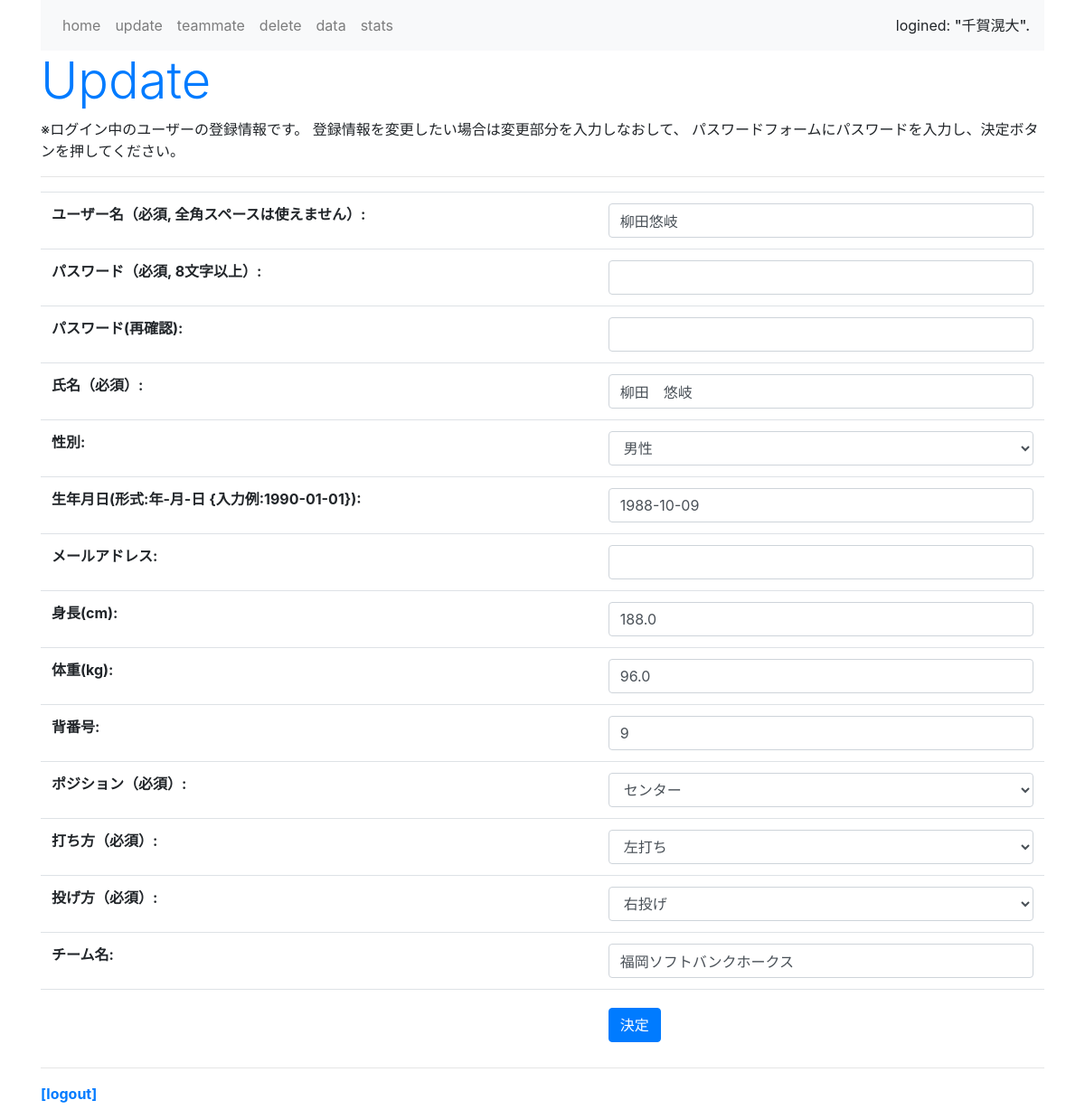
The page /update/35 (signed in) on the database its author committed.
### baseball_app/models.py (models this page shows, shortened)
class Profile(models.Model):
    GENDER_CHOICES = (
        ('man', '男性'),
        ('woman', '女性'),
        ('other', 'その他'),
    )
    POSITION_CHOICES = (
        ('pitcher', 'ピッチャー'),
        ('catcher', 'キャッチャー'),
        ('first', 'ファースト'),
        ('second', 'セカンド'),
        ('third', 'サード'),
        ('short', 'ショート'),
        ('left', 'レフト'),
        ('center', 'センター'),
        ('right', 'ライト'),
    )
    BATTING_HANDEDNESS_CHOICES = (
        ('right_handed_batting', '右打ち'),
        ('left_handed_batting', '左打ち'),
        ('switch_hitter', '両打ち'),
    )
    THROWING_HANDEDNESS_CHOICES = (
        ('right_handed_throwing', '右投げ'),
        ('left_handed_throwing', '左投げ'),
        ('switch_picher', '両投げ'),
    )
    user = models.OneToOneField(User, on_delete=models.CASCADE)
    name = models.CharField('氏名（必須）', max_length=100)
    gender = models.CharField('性別',blank=True, null=True, max_length=5, choices=GENDER_CHOICES)
    birthday = models.DateField('生年月日(形式:年-月-日 {入力例:1990-01-01})', blank=True, null=True)
    email = models.EmailField('メールアドレス', blank=True, null=True)
    height = models.FloatField('身長(cm)', blank=True, null=True, validators=[MinValueValidator(50), MaxValueValidator(300)])
    weight = models.FloatField('体重(kg)', blank=True, null=True, validators=[MinValueValidator(20), MaxValueValidator(200)])
    uniform_number = models. PositiveIntegerField('背番号', blank=True, null=True, validators=[MinValueValidator(1), MaxValueValidator(999)])
    position = models.CharField('ポジション（必須）', max_length=7, choices=POSITION_CHOICES)
    batting_handedness = models.CharField('打ち方（必須）', max_length=20, choices=BATTING_HANDEDNESS_CHOICES)
    throwing_handedness = models.CharField('投げ方（必須）', max_length=21, choices=THROWING_HANDEDNESS_CHOICES)
    team = models.CharField('チーム名', max_length=100, blank=True, null=True)

### baseball_app/views.py (the view, shortened to what this page needs)
# urls.py: path('update/<int:pk>', updateview, name='update'),
@login_required()
def updateview(request, pk):
    user = get_object_or_404(User, pk=pk)
    profile = Profile.objects.get(user_id=pk)
    user_form = UserCreateForm(request.POST or None, instance=user)
    profile_form = ProfileForm(request.POST or None, instance=profile)
    context = {
        "user_form": user_form,
        "profile_form": profile_form,
    }
    return render(request, 'update.html', context)

### baseball_app/forms.py
class UserCreateForm(UserCreationForm):
    username = forms.CharField(label='ユーザー名（必須, 全角スペースは使えません）', \
        widget=forms.TextInput(attrs={'class':'form-control'}))
    password1 = forms.CharField(label='パスワード（必須, 8文字以上）', \
        widget=forms.PasswordInput(attrs={'class':'form-control'}))
    password2 = forms.CharField(label='パスワード(再確認)', \
        widget=forms.PasswordInput(attrs={'class':'form-control'}))

class ProfileForm(forms.ModelForm):
    def __init__(self, *args, **kwargs):
        super().__init__(*args, **kwargs)
        for field in self.fields.values():
            field.widget.attrs["class"] = "form-control"
    class Meta:
        model = Profile
        fields = (
            "name", "gender", "birthday", "email", "height", "weight", "uniform_number", "position", "batting_handedness", "throwing_handedness", "team"
        )

### templates/update.html (shortened to what this page needs)
{% extends 'base.html' %}
{% block header %}
<h1 class="display-4 text-primary">Update</h1>
<p class="caption">※ログイン中のユーザーの登録情報です。
    登録情報を変更したい場合は変更部分を入力しなおして、
    パスワードフォームにパスワードを入力し、決定ボタンを押してください。
</p>
{% endblock header %}
{% block content %}
<form action="" method="POST">{% csrf_token %}
    <table class="table">
    {{ user_form.as_table }}
    <hr>
    {{ profile_form.as_table }}
    <tr>
        <th>
            <td>
                <input type="submit" value="決定" class="btn btn-primary mt-2"></table>
</form>
{% endblock content %}

### templates/base.html (shortened to what this page needs)
<!doctype html>
<html lang="ja">
    <head>
        <link rel="stylesheet" href="https://stackpath.bootstrapcdn.com/bootstrap/4.5.0/css/bootstrap.min.css">
    </head>
    <body class="container">
        <nav class="navbar navbar-expand navbar-light bg-light">
            <ul class="navbar-nav mr-auto">
                <li class="nav-item"><a href="{% url 'home' %}" class="nav-link">home</a></li>
                <li class="nav-item"><a href="{% url 'update' user.pk %} " class="nav-link">update</a></li>
                <li class="nav-item"><a href="{% url 'list' %}" class="nav-link">teammate</a></li>
                <li class="nav-item"><a href="{% url 'delete' %}" class="nav-link">delete</a></li>
                <li class="nav-item"><a href="{% url 'data' %}" class="nav-link">data</a></li>
                <li class="nav-item"><a href="{% url 'stats' %}" class="nav-link">stats</a></li>
                </ul>
            <span>logined: <span class="h6">"{{ request.user.username }}".</span> </span>
        </nav>
        <div>
            {% block header %}{% endblock header %}
        </div>
        {% block content %}{% endblock content %}
        <hr>
        <div class="my-3">
            <span class="font-weight-bold"><a href="{% url 'logout' %}">[logout]</a></span>
        </div>
    </body>
</html>

### rows shown on the page
Profile: name "柳田 悠岐", gender "男性", birthday "1988-10-09", height "188.0", weight "96.0", uniform_number "9", position "センター", batting_handedness "左打ち", throwing_handedness "右投げ", team "福岡ソフトバンクホークス"

### other values the page prints
{{ request.user.username }} "千賀滉大"
